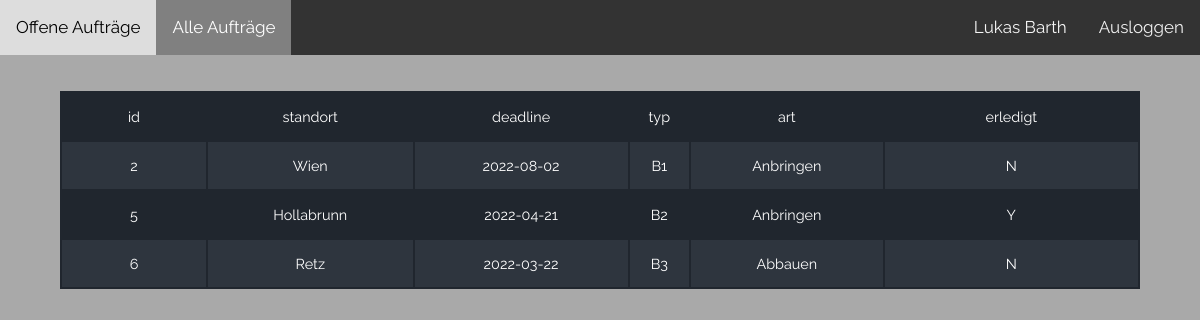
The page /pages/arbeiter_pages/alle_auftraege.php (signed in) on the database its author committed.
### tables this page shows
create table Arbeiter(
ID int NOT NULL AUTO_INCREMENT,
Vorname varchar(40) NOT NULL,
Nachname varchar(40) NOT NULL,
Telefonnummer varchar(30),
Email varchar(40) NOT NULL,
Passwort varchar(40) NOT NULL,
PRIMARY KEY (ID)
);

create table Auftrag(
ID int NOT NULL AUTO_INCREMENT,
Preis int NOT NULL,
Erstelldatum DATE,
Deadline DATE NOT NULL,
Art varchar(40), 
Erledigt VARCHAR(1) NOT NULL DEFAULT 'N',
LogoID int NOT NULL,
KundeID int NOT NULL,
ArbeiterID int NOT NULL,
primary key (id),
FOREIGN KEY (LogoID) REFERENCES Logo(ID),
FOREIGN KEY (KundeID) REFERENCES Kunde(ID),
FOREIGN KEY (ArbeiterID) REFERENCES Arbeiter(ID)
);

create table Logo(
ID int NOT NULL AUTO_INCREMENT,
Standort varchar(40) NOT NULL,
Zustand varchar(40),
Typ varchar(40) NOT NULL,
PRIMARY KEY (ID)
);

### php_functions/session.php (called while the page is built, shortened)
<?php
include "connect.php";
$email_check = $_SESSION["Email"];
$pass_check = $_SESSION["Passwort"];
$mode_check = $_SESSION["Mode"];
if (!($_SESSION["Email"] === "admin@mail.com" && $_SESSION["Passwort"] === "1234")) {
    if ($mode_check === "Arbeiter") {
        $sql = "SELECT * FROM arbeiter WHERE Email='$email_check' AND Passwort='$pass_check'";
    } else {
        $sql = "SELECT * FROM kunde WHERE Email='$email_check' AND Passwort='$pass_check'";
    }
    $result = mysqli_query($conn, $sql);
    if (mysqli_num_rows($result) === 1) {
        $row = mysqli_fetch_assoc($result);
        if (
            $row["Email"] === $email_check &&
            $row["Passwort"] === $pass_check
        ) {
            $login_session = $row["Vorname"] . " " . $row["Nachname"];
        } else {
            header("location: ../pages/index.php");
            die();
        }
    } else {
        header("location: ../pages/index.php");
        die();
    }
}
else
{
    $login_session = "Admin";
}
?>

### php_functions/display_data.php (the view, shortened to what this page needs)
<?php
function display_data($data) {
    $output = "<table class='data_table'>";
    foreach($data as $row => $var) {
        $output .= '<tr>';
        if($row===0) {
            foreach($var as $col => $val) {
                $output .= "<td>" . $col . '</td>';
            }
            $output .= '</tr>';
        }
        foreach($var as $val) {
            $output .= '<td>' . $val . '</td>';
        }
        $output .= '</tr>';
    }
    $output .= '</table>';
    echo $output;
}

### pages/arbeiter_pages/alle_auftraege.php (shortened to what this page needs)
<?php
include "../../php_functions/session.php";
include "../../php_functions/connect.php";
include "../../php_functions/display_data.php";
?>
<html lang="en">
<head>
    <link rel="stylesheet" href="../../css_files/overview.css">
</head>
<body>
<div class="topnav">
    <a  href="arbeiter.php">Offene Aufträge</a>
    <a class="active" href="alle_auftraege.php">Alle Aufträge</a>
    <a class="logout" href = "../../php_functions/logout.php">Ausloggen</a>
    <a class="name" ><?php echo $login_session?></a>
</div>
<div>
<?php
$query = "select auftrag.id ,logo.standort, deadline, typ, art, erledigt
from logo join auftrag on logo.id = auftrag.logoid join arbeiter on auftrag.arbeiterid = arbeiter.id
 WHERE Email='$email_check' AND Passwort='$pass_check';
";
$result = mysqli_query($conn, $query);
display_data($result);
?>
</div>
</body>
</html>

### css_files/overview.css (style rules this page uses)
* { box-sizing: border-box; margin: 0; padding: 0; font-family: Raleway, sans-serif; }
html { font-size: 62.5%; }
body { font-family: 'Roboto', 'Helvetica Neue', Helvetica, Arial, sans-serif; font-size: 1.6rem; line-height: 1.6; -webkit-font-smoothing: antialiased; -moz-osx-font-smoothing: grayscale; background-color: darkgrey; }
table { margin-left: auto; margin-right: auto; width: 90%; min-width: 300px; margin-bottom: 2.4rem; background-color: #20262e; color: #fff; overflow: hidden; }
table tr:nth-child(even) { background-color: rgb(46, 53, 62); }
table td:before { color: #28b1de; }
table td { display: block; font-size: 90%; }
table td:first-child { padding-top: 1rem; }
table td:last-child { padding-bottom: 1rem; }
table td:before { content: attr(data-th) ':\00a0'; font-weight: bold; min-width: 8rem; display: inline-block; }
@media (min-width: 600px) { table td:before { display: none; } }
@media (min-width: 600px) { table td { display: table-cell; text-align: center; } }
@media (min-width: 600px) { table td:first-child, table td:last-child { padding: 1.5rem 2rem; } }
.topnav { background-color: #333; overflow: hidden; }
.topnav a { float: left; color: #f2f2f2; text-align: center; padding: 14px 16px; text-decoration: none; font-size: 17px; }
.topnav a.active { background-color: grey; color: white; }
a.logout { float: right; color: #f2f2f2; text-align: center; padding: 14px 16px; text-decoration: none; font-size: 17px; }
a.name { color: whitesmoke; float: right; text-align: center; padding: 14px 16px; text-decoration: none; font-size: 17px; }
.data_table { margin-top: 3%; }

### rows shown on the page
arbeiter: login_session "Lukas Barth"
auftrag: col "id", col "standort", col "deadline", col "typ", col "art", col "erledigt", ID "2", LogoID.Standort "Wien", Deadline "2022-08-02", LogoID.Typ "B1", Art "Anbringen", Erledigt "N"
auftrag: ID "5", LogoID.Standort "Hollabrunn", Deadline "2022-04-21", LogoID.Typ "B2", Art "Anbringen", Erledigt "Y"
auftrag: ID "6", LogoID.Standort "Retz", Deadline "2022-03-22", LogoID.Typ "B3", Art "Abbauen", Erledigt "N"
